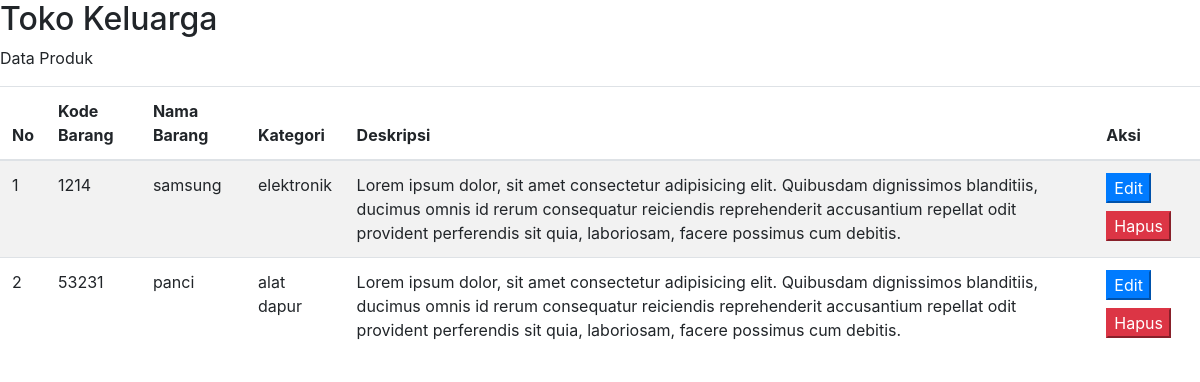
The page / on the database its author committed.
### tables this page shows
CREATE TABLE `barang` (
  `kd_barang` int(11) NOT NULL,
  `nama` varchar(50) NOT NULL,
  `id_kategori` varchar(10) NOT NULL,
  `deskripsi` text NOT NULL,
  `jumlah` int(11) NOT NULL,
  `tanggal_masuk` date NOT NULL,
  `harga_jual` double NOT NULL,
  `foto` text NOT NULL
);

CREATE TABLE `kategori` (
  `id_kategori` int(11) NOT NULL,
  `nama_kategori` varchar(20) NOT NULL
);

### index.php (the view, shortened to what this page needs)
<!DOCTYPE html>
<html lang="en">
<head>
    <link rel="stylesheet" href="css/bootstrap.min.css">
</head>
<body>
    <?php
        include"conf/koneksi.php";
        $tampil=mysqli_query($con, "Select * from barang");
    ?>
<div class="">
    <div class="">
  <h2>Toko Keluarga</h2>
  <p>Data Produk</p>
  </div>
  <table class="table table-striped">
    <thead>
      <tr>
        <th>No</th>
        <th>Kode Barang</th>
        <th>Nama Barang</th>
        <th>Kategori</th>
        <th>Deskripsi</th>
        <th>Aksi</th>
    </tr>
    </thead>
    <tbody>
      <?php
      $no=1;
        while($r=mysqli_fetch_array($tampil)){
            echo "<tr>
                    <td>$no</td>
                    <td>$r[kd_barang]</td>
                    <td>$r[nama]</td>";
                    $datakategori=mysqli_query($con,"Select * from kategori where id_kategori='$r[id_kategori]'");
                    $r2=mysqli_fetch_array($datakategori);
                   echo " <td>$r2[nama_kategori]</td>
                    <td>$r[deskripsi]</td>
                    <td>
                    <button type='button' class='btn-primary'>Edit</button>
                    <button type='button' class='btn-danger mt-2'>Hapus</button>
                    </td>
                </tr>";
                $no++;
        }
      ?>
    </tbody>
  </table>
</div>
</body>
</html>

### rows shown on the page
barang: kd_barang "1214", nama "samsung", id_kategori.nama_kategori "elektronik", deskripsi "Lorem ipsum dolor, sit amet consectetur adipisicing elit. Quibusdam dignissimos blanditiis, ducimus omnis id rerum consequatur reiciendis reprehenderit accusantium repellat odit provident perferendis sit quia, laboriosam, facere possimus cum debitis."
barang: kd_barang "53231", nama "panci", id_kategori.nama_kategori "alat dapur", deskripsi "Lorem ipsum dolor, sit amet consectetur adipisicing elit. Quibusdam dignissimos blanditiis, ducimus omnis id rerum consequatur reiciendis reprehenderit accusantium repellat odit provident perferendis sit quia, laboriosam, facere possimus cum debitis."
